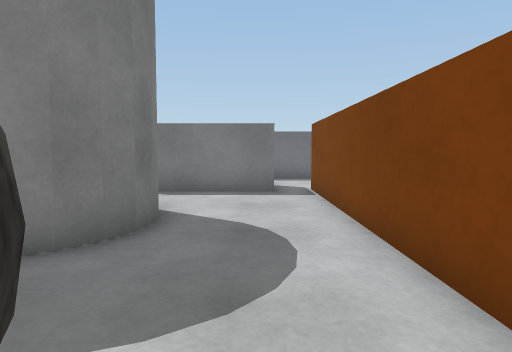
[1] (above)

17 first-person views from a walk through a Webots world. The camera is 0.06 m above the floor, tilts 4° down and sees 70° across. The floor is counted in squares, 0.05 m on a side. Each view is taken from the middle of a square. On the plan, view 1 faces up. The plan holds only what a view shows up to about 14 squares ahead; the rest is blank. Robots are left out. Simple shapes and patterns stand in for the simulator's stock objects.

[2]
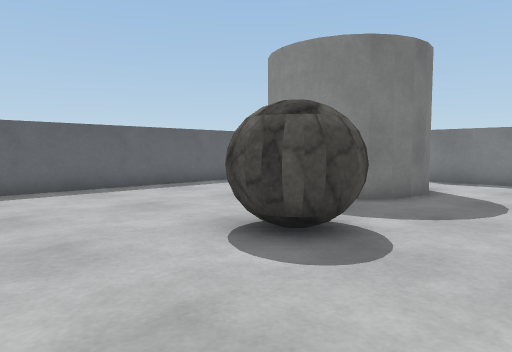

[3]
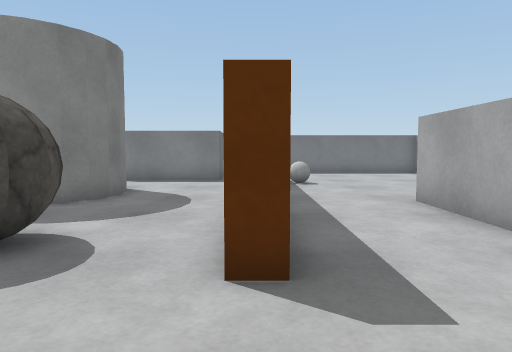

[4]
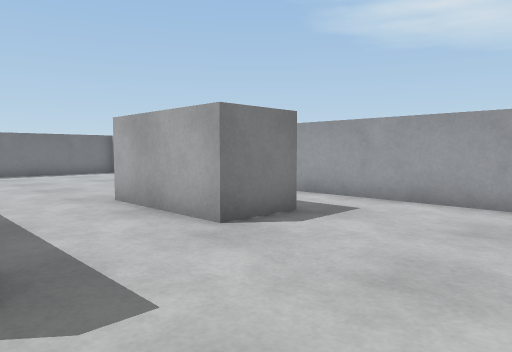

[5]
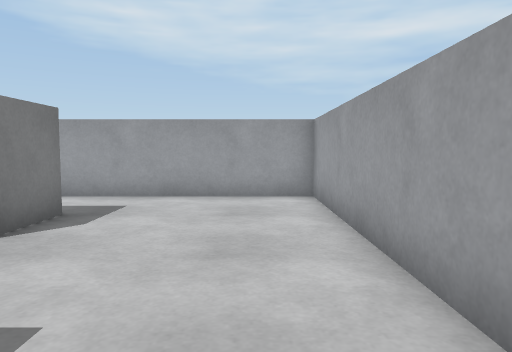

[6]
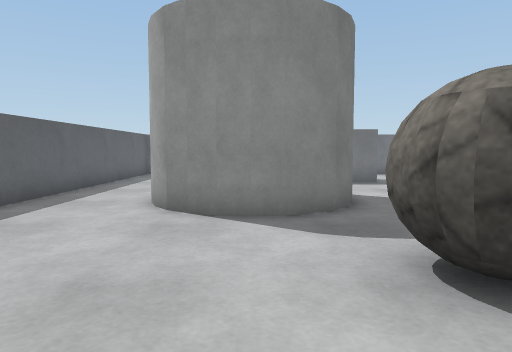

[7]
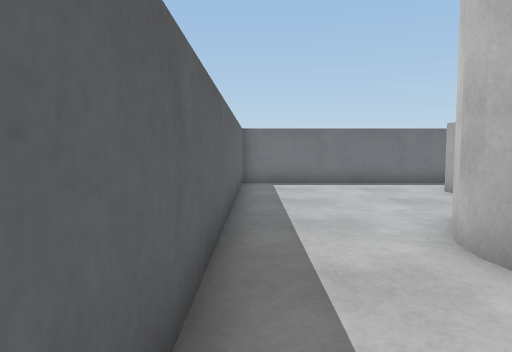

[8]
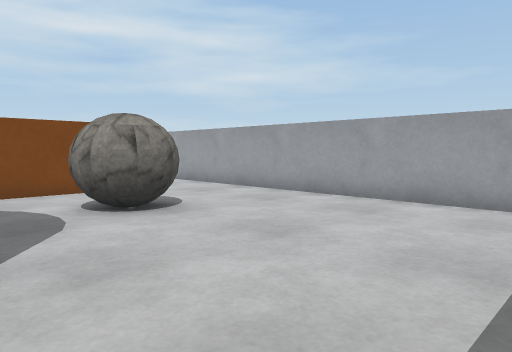

[9]
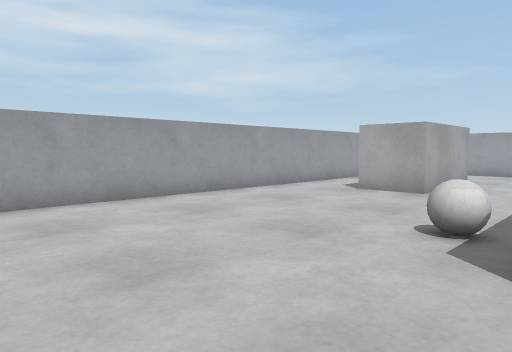

[10]
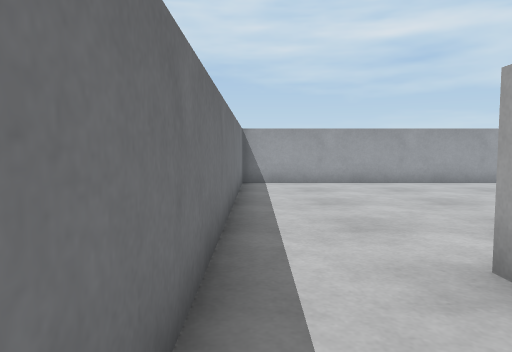

[11]
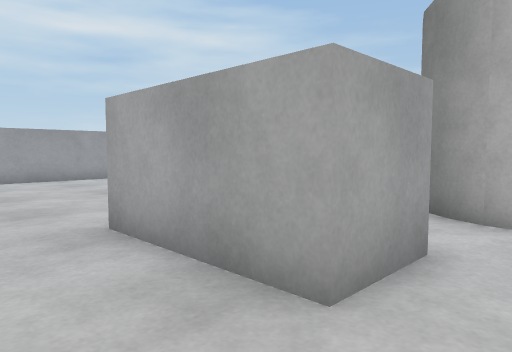

[12]
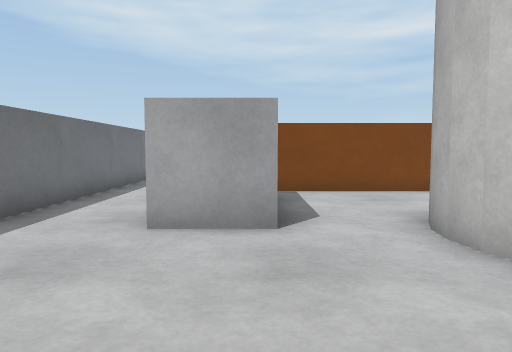

[13]
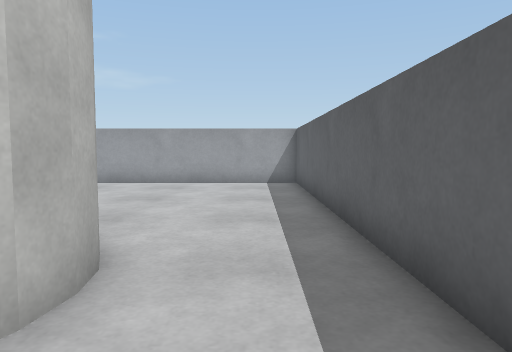

[14]
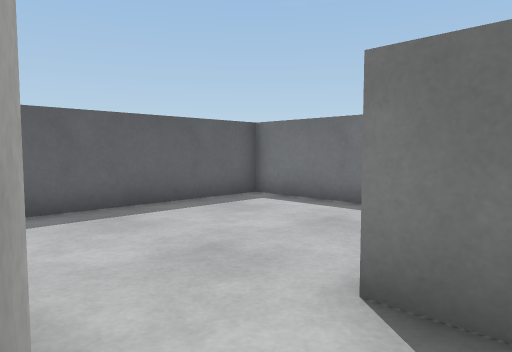

[15]
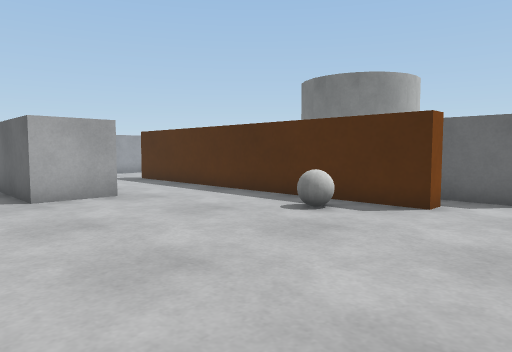

[16]
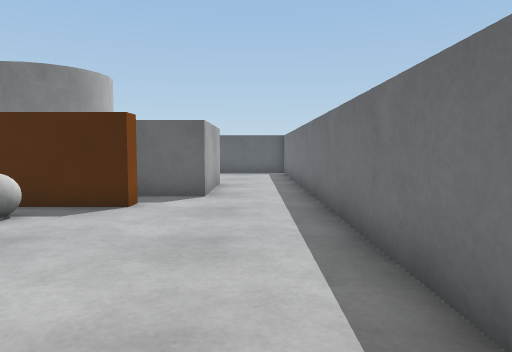

[17]
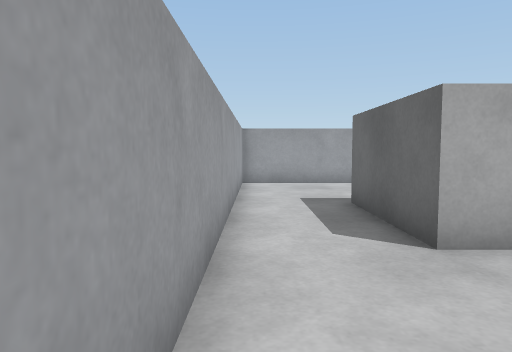

### Floor plan
Key: @ floor where view 1 was taken; # wall or solid block; . floor; B grey box; P flower pot; R rock; A ball.
Columns run from 10 left of view 1 to 11 right of it. Each row starts with its distance up from view 1.
 16 ####################
 15 #....................#
 14 #....................#
 13 #......BBBB..........#
 12 #......B  B..........#
 11 #......BBBB.#........#
 10 #...........#.A......#
  9 #...........#AA......#
  8 #....PPP....#........#
  7 #...P   P...#........#
  6 #...P   P...#........#
  5 #...P   P...#...BB...#
  4 #....PPP....#...B B..#
  3 #...........#...B B..#
  2 #...........#...B B..#
  1 #.......RR..#...BBB..#
  0 #......RRR@.#........#
 -1 #....................#
 -2 #....................#
 -3 #....................#
 -4 #....................#
 -5 ######################

Where each view was taken, in squares from view 1:
view 1: 0 up, 0 right, facing up
view 2: 4 down, 2 right, facing up-left
view 3: 4 down, 2 right, facing up
view 4: 4 down, 2 right, facing up-right
view 5: 3 down, 1 right, facing right
view 6: 3 down, 4 left, facing up
view 7: 2 up, 9 left, facing up
view 8: 4 up, 9 left, facing down-right
view 9: 15 up, 2 right, facing down-right
view 10: 15 up, 3 left, facing right
view 11: 15 up, 5 left, facing down-right
view 12: 11 up, 9 left, facing right
view 13: 9 up, 8 left, facing down
view 14: 8 up, 2 left, facing up-left
view 15: 14 up, 10 right, facing down-left
view 16: 14 up, 10 right, facing left
view 17: 9 up, 10 right, facing down
